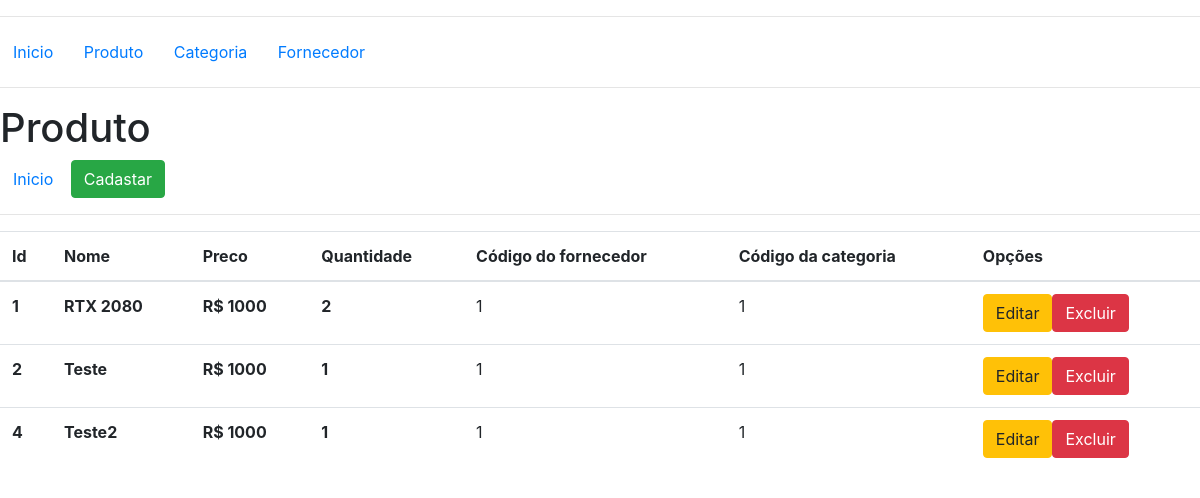
Page /view/ProdutoIndex.php on the committed database.
### tables this page shows
CREATE TABLE `produto` (
  `CDPRODUTO` bigint(20) UNSIGNED NOT NULL,
  `NMPRODUTO` varchar(100) DEFAULT NULL,
  `QUANTIDADE` int(11) DEFAULT NULL,
  `CDFORNECEDOR` int(11) DEFAULT NULL,
  `CDCATEGORIA` int(11) DEFAULT NULL,
  `PRECO` varchar(100) DEFAULT NULL
);

### repositories/ProdutoRepository.php (called while the page is built, shortened)
<?php
class ProdutoRepository{
    public function GetAll(){
        $pdo = Banco::conectar();
        $sql = 'SELECT * FROM produto';
        $result = $pdo->query($sql);
        $array = array();
        foreach($result as $produto){
            array_push($array, $this->QueryToModel($produto));
        }
        return $array;
    }
    private function QueryToModel($value){
        $model = new Produto();
        $model->Id = $value['CDPRODUTO'];
        $model->Nome = $value['NMPRODUTO'];
        $model->Preco = $value['PRECO'];
        $model->Quantidade = $value['QUANTIDADE'];
        $model->FornecedorId = $value['CDFORNECEDOR'];
        $model->CategoriaId = $value['CDCATEGORIA'];
        return $model;
    }
}
?>

### controller/ProdutoController.php (the view, shortened to what this page needs)
<?php
require_once("../repositories/ProdutoRepository.php");
class ProdutoController{
    public function ListarProdutos(){
        $_repository = new ProdutoRepository();
        $row = $_repository->GetAll();
        foreach ($row as $produto){
            echo "<tr>";
            echo "<th>".$produto->Id ."</th>";
            echo "<th>".$produto->Nome ."</th>";
            echo "<th>R$ ".$produto->Preco ."</th>";
            echo "<th>".$produto->Quantidade ."</th>";
            echo "<td>".$produto->FornecedorId ."</td>";
            echo "<td>".$produto->CategoriaId ."</td>";
            echo "<td><a class='btn btn-warning' href='ProdutoUpdate.php?id=".$produto->Id."'>Editar</a><a class='btn btn-danger' href='ProdutoDelete.php?id=".$produto->Id."'>Excluir</a></td>";
            echo "</tr>";
        }
    }
}

### view/ProdutoIndex.php (shortened to what this page needs)
<?php require_once("../controller/ProdutoController.php");?>
<!DOCTYPE html>
<html lang="pt-br">
<?php include("head.php"); ?>
<body>
<?php include("menu.php") ?>
<h1>Produto</h1>
<a href="index.php" class="btn btn-default">Inicio</a>
<a href="ProdutoCreate.php" class="btn btn-success">Cadastar</a>
<hr>
    <table class="table">
        <thead>
            <tr>
                <th>Id</th>
                <th>Nome</th>
                <th>Preco</th>
                <th>Quantidade</th>
                <th>Código do fornecedor</th>
                <th>Código da categoria</th>
                <th>Opções</th>
            </tr>
        </thead>
        <tbody>
            <?php $controller = new ProdutoController();
                  $controller->ListarProdutos();
             ?>
        </tbody>
    </table>
</body>
</html>

### view/head.php (shortened to what this page needs)
<head>
    <link rel="stylesheet" href="https://stackpath.bootstrapcdn.com/bootstrap/4.1.1/css/bootstrap.min.css">
</head>

### view/menu.php
<hr>
<a href="index.php" class="btn btn-default">Inicio</a>
<a href="ProdutoIndex.php" class="btn btn-default">Produto</a>
<a href="CategoriaIndex.php" class="btn btn-default">Categoria</a>
<a href="FornecedorIndex.php" class="btn btn-default">Fornecedor</a>
<hr>

### rows in the picture
produto: CDPRODUTO "1", NMPRODUTO "RTX 2080", PRECO "1000", QUANTIDADE "2", CDFORNECEDOR "1", CDCATEGORIA "1"
produto: CDPRODUTO "2", NMPRODUTO "Teste", PRECO "1000", QUANTIDADE "1", CDFORNECEDOR "1", CDCATEGORIA "1"
produto: CDPRODUTO "4", NMPRODUTO "Teste2", PRECO "1000", QUANTIDADE "1", CDFORNECEDOR "1", CDCATEGORIA "1"
